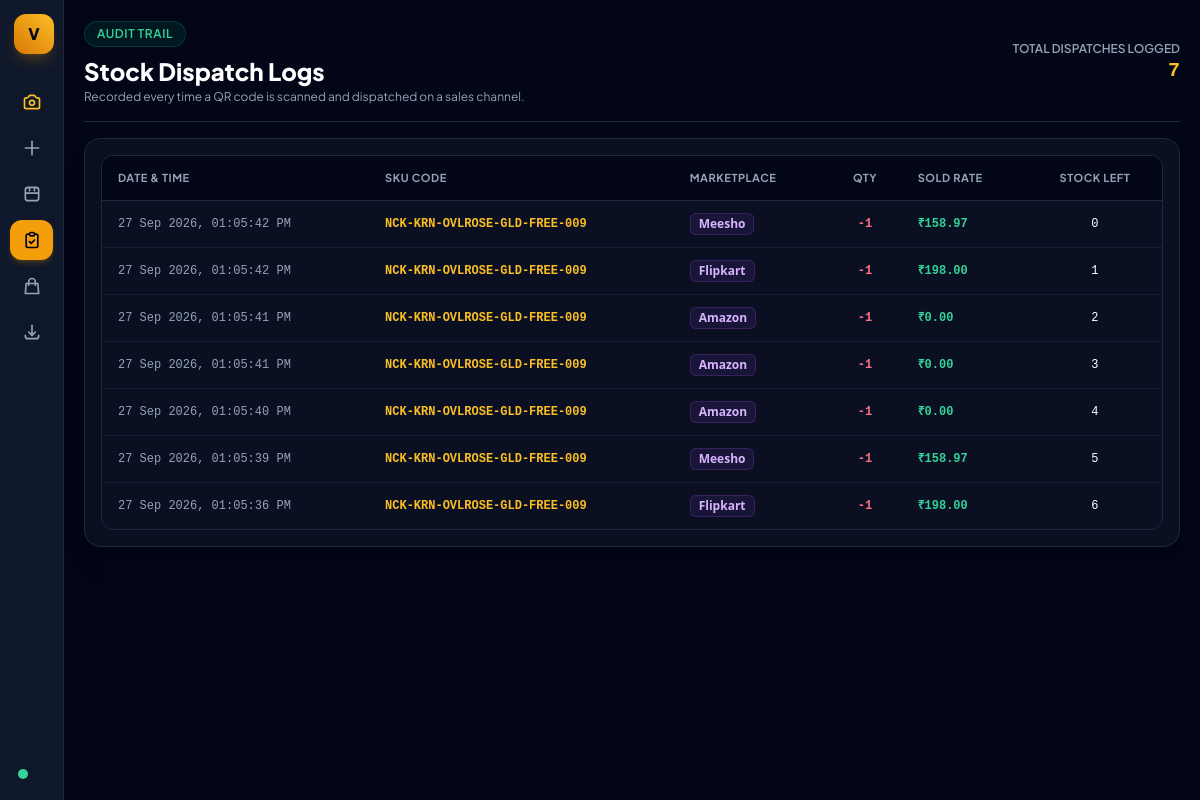
Page /dispatch-logs/ on the earlier database version.
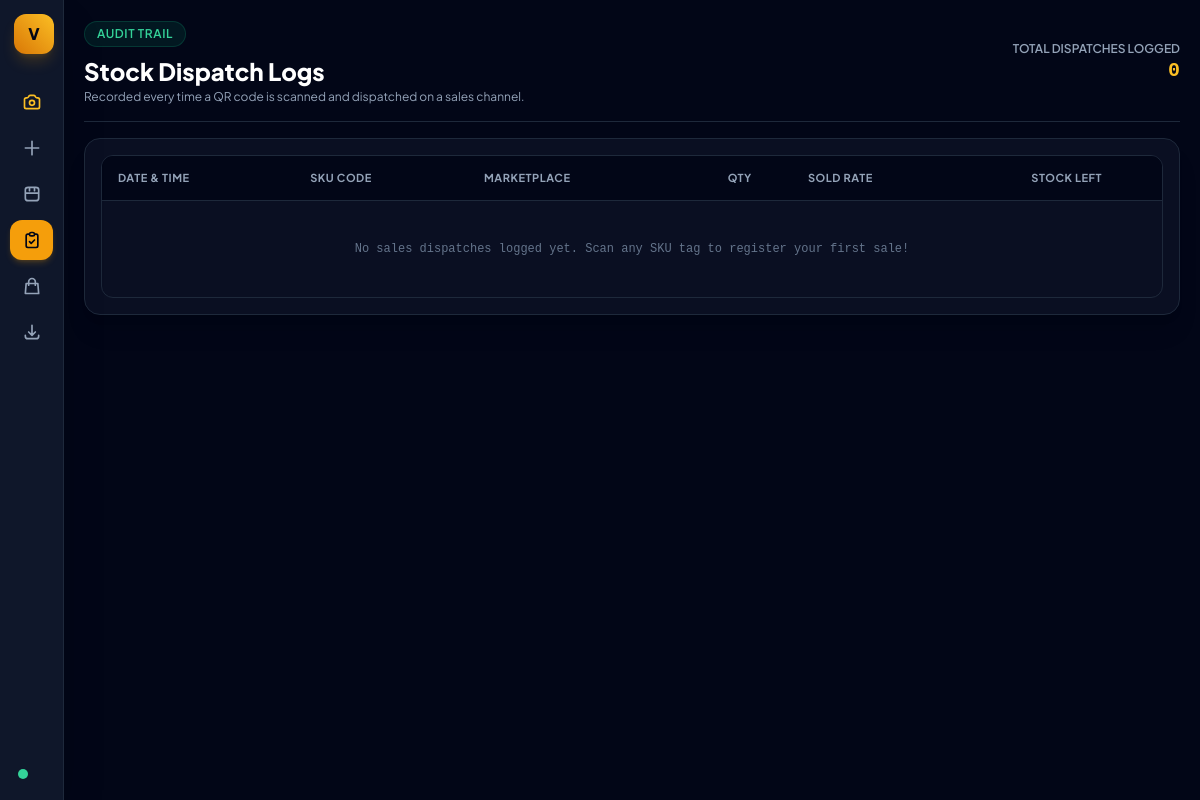
Same page on the later database version.
### sku_manager/models.py (models this page shows, shortened)
class DispatchLog(models.Model):
    sku = models.ForeignKey(JewelrySKU, on_delete=models.CASCADE, related_name='dispatch_logs')
    platform = models.ForeignKey(Platform, on_delete=models.SET_NULL, null=True, blank=True)
    platform_name = models.CharField(max_length=50)
    quantity = models.PositiveIntegerField(default=1)
    sold_price = models.DecimalField(max_digits=10, decimal_places=2, default=0.00)
    stock_after = models.PositiveIntegerField(default=0)
    dispatched_at = models.DateTimeField(auto_now_add=True)
    class Meta:
        ordering = ['-dispatched_at']

class JewelrySKU(models.Model):
    CATEGORY_CHOICES = [
        ('BGL', 'BGL - Bangles / Kadas'),
        ('BRC', 'BRC - Bracelet'),
        ('NCK', 'NCK - Necklace / Choker'),
        ('EAR', 'EAR - Earrings'),
        ('SET', 'SET - Complete Set / Combo'),
        ('JHK', 'JHK - Jhumkas'),
        ('RNG', 'RNG - Rings'),
        ('PAY', 'PAY - Anklet / Payal'),
        ('TIK', 'TIK - Maang Tikka'),
    ]
    COLOR_CHOICES = [
        ('GLD', 'GLD - Golden'),
        ('RBYGRN', 'RBYGRN - Ruby & Emerald Green'),
        ('GRN', 'GRN - Emerald Green'),
        ('MRN', 'MRN - Maroon / Ruby'),
        ('ROSE', 'ROSE - Rose Gold'),
        ('SLV', 'SLV - Silver / Rhodium'),
        ('MTC', 'MTC - Multi-Color'),
        ('WHT', 'WHT - White / Pearl'),
        ('BLK', 'BLK - Black'),
        ('BLU', 'BLU - Royal Blue'),
        ('PNK', 'PNK - Baby Pink'),
    ]
    category = models.CharField(max_length=10, choices=CATEGORY_CHOICES, default='BGL')
    style = models.CharField(max_length=20, default='ADC')
    name = models.CharField(max_length=50, default='LOVE')
    color = models.CharField(max_length=20, choices=COLOR_CHOICES, default='GLD')
    size = models.CharField(max_length=20, default='2.4')
    number = models.CharField(max_length=10, default='001')
    sku = models.CharField(max_length=100, unique=True, editable=False)
    is_listed = models.BooleanField(default=False)
    image = models.ImageField(upload_to='products/', null=True, blank=True)
    stock = models.PositiveIntegerField(default=0)
    storage_box = models.ForeignKey(StorageBox, on_delete=models.SET_NULL, null=True, blank=True, related_name='skus')
    section_name = models.CharField(max_length=30, default='Section A')
    purchase_price = models.DecimalField(max_digits=10, decimal_places=2, default=0.00)
    selling_price = models.DecimalField(max_digits=10, decimal_places=2, default=0.00)
    created_at = models.DateTimeField(auto_now_add=True)
    updated_at = models.DateTimeField(auto_now=True)
    class Meta:
        ordering = ['-created_at']

### sku_manager/views.py (the view)
# urls.py: path('dispatch-logs/', views.dispatch_logs, name='dispatch_logs'),
def dispatch_logs(request):
    logs = DispatchLog.objects.select_related('sku').all()
    paginator = Paginator(logs, 20)
    page = request.GET.get('page')
    page_logs = paginator.get_page(page)
    return render(request, 'sku_manager/dispatch_logs.html', {
        'logs': page_logs,
        'total_dispatches': logs.count(),
        'active_page': 'dispatch_logs',
    })

### templates/sku_manager/dispatch_logs.html (shortened to what this page needs)
{% extends "sku_manager/base.html" %}
{% block content %}
<header class="flex flex-col sm:flex-row sm:items-center justify-between border-b border-slate-800 pb-4 gap-4">
  <div>
    <div class="inline-flex items-center gap-2 px-3 py-1 rounded-full bg-emerald-500/10 text-emerald-400 border border-emerald-500/20 text-xs font-semibold uppercase tracking-wider mb-2">
      Audit Trail
    </div>
    <h1 class="text-2xl font-extrabold text-white">Stock Dispatch Logs</h1>
    <p class="text-slate-400 text-xs mt-0.5">Recorded every time a QR code is scanned and dispatched on a sales channel.</p>
  </div>
  <div class="text-right">
    <div class="text-xs text-slate-400 uppercase font-semibold">Total Dispatches Logged</div>
    <div class="text-xl font-black font-mono text-amber-400">{{ total_dispatches }}</div>
  </div>
</header>
<div class="bg-slate-900/60 border border-slate-800 rounded-2xl p-4 shadow-xl">
  <div class="overflow-x-auto rounded-xl border border-slate-800">
    <table class="w-full text-left text-sm text-slate-300">
      <thead class="bg-slate-950 text-[11px] uppercase tracking-wider text-slate-400 border-b border-slate-800">
        <tr>
          <th class="py-3 px-4">Date & Time</th>
          <th class="py-3 px-4">SKU Code</th>
          <th class="py-3 px-4">Marketplace</th>
          <th class="py-3 px-4 text-center">Qty</th>
          <th class="py-3 px-4">Sold Rate</th>
          <th class="py-3 px-4 text-center">Stock Left</th>
        </tr>
      </thead>
      <tbody class="divide-y divide-slate-800/60 font-mono text-xs">
        {% for log in logs %}
          <tr class="hover:bg-slate-800/30 transition">
            <td class="py-3 px-4 text-slate-400">{{ log.dispatched_at|date:"d M Y, h:i:s A" }}</td>
            <td class="py-3 px-4 font-bold text-amber-400">{{ log.sku.sku }}</td>
            <td class="py-3 px-4 font-sans font-semibold text-white">
              <span class="inline-flex items-center gap-1.5 px-2 py-0.5 rounded-md bg-purple-500/10 border border-purple-500/20 text-purple-300 text-xs">
                {{ log.platform_name }}
              </span>
            </td>
            <td class="py-3 px-4 text-center text-rose-400 font-bold">-{{ log.quantity }}</td>
            <td class="py-3 px-4 text-emerald-400 font-bold">₹{{ log.sold_price }}</td>
            <td class="py-3 px-4 text-center text-white">{{ log.stock_after }}</td>
          </tr>
        {% empty %}
          <tr>
            <td colspan="6" class="text-center py-10 text-slate-500 text-xs">
              No sales dispatches logged yet. Scan any SKU tag to register your first sale!
            </td>
          </tr>
        {% endfor %}
      </tbody>
    </table>
  </div>
</div>
{% endblock %}

Differences in the rows shown:
removed DispatchLog: dispatched_at "27 Sep 2026, 01:05:42 PM", sku.sku "NCK-KRN-OVLROSE-GLD-FREE-009", platform_name "Meesho", quantity "1", sold_price "158.97", stock_after "0"
removed DispatchLog: dispatched_at "27 Sep 2026, 01:05:42 PM", sku.sku "NCK-KRN-OVLROSE-GLD-FREE-009", platform_name "Flipkart", quantity "1", sold_price "198.00", stock_after "1"
removed DispatchLog: dispatched_at "27 Sep 2026, 01:05:41 PM", sku.sku "NCK-KRN-OVLROSE-GLD-FREE-009", platform_name "Amazon", quantity "1", sold_price "0.00", stock_after "2"
removed DispatchLog: dispatched_at "27 Sep 2026, 01:05:41 PM", sku.sku "NCK-KRN-OVLROSE-GLD-FREE-009", platform_name "Amazon", quantity "1", sold_price "0.00", stock_after "3"
removed DispatchLog: dispatched_at "27 Sep 2026, 01:05:40 PM", sku.sku "NCK-KRN-OVLROSE-GLD-FREE-009", platform_name "Amazon", quantity "1", sold_price "0.00", stock_after "4"
removed DispatchLog: dispatched_at "27 Sep 2026, 01:05:39 PM", sku.sku "NCK-KRN-OVLROSE-GLD-FREE-009", platform_name "Meesho", quantity "1", sold_price "158.97", stock_after "5"
removed DispatchLog: dispatched_at "27 Sep 2026, 01:05:36 PM", sku.sku "NCK-KRN-OVLROSE-GLD-FREE-009", platform_name "Flipkart", quantity "1", sold_price "198.00", stock_after "6"
Other differences:
{{ total_dispatches }}: "7" → "0"
text now shown: "No sales dispatches logged yet. Scan any SKU tag to register your first sale!"
